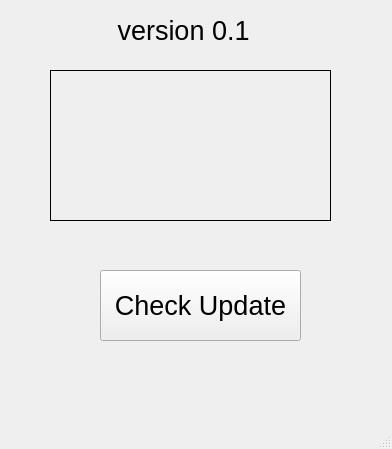
<?xml version="1.0" encoding="UTF-8"?>
<ui version="4.0">
 <class>MainWindow</class>
 <widget class="QMainWindow" name="MainWindow">
  <property name="geometry">
   <rect>
    <x>0</x>
    <y>0</y>
    <width>392</width>
    <height>449</height>
   </rect>
  </property>
  <property name="windowTitle">
   <string>MainWindow</string>
  </property>
  <widget class="QWidget" name="centralwidget">
   <widget class="QPushButton" name="pushButton">
    <property name="geometry">
     <rect>
      <x>100</x>
      <y>270</y>
      <width>201</width>
      <height>71</height>
     </rect>
    </property>
    <property name="font">
     <font>
      <pointsize>20</pointsize>
     </font>
    </property>
    <property name="text">
     <string>Check Update</string>
    </property>
   </widget>
   <widget class="QLabel" name="label">
    <property name="geometry">
     <rect>
      <x>50</x>
      <y>70</y>
      <width>281</width>
      <height>151</height>
     </rect>
    </property>
    <property name="font">
     <font>
      <pointsize>20</pointsize>
     </font>
    </property>
    <property name="frameShape">
     <enum>QFrame::Box</enum>
    </property>
    <property name="text">
     <string/>
    </property>
   </widget>
   <widget class="QLabel" name="label_2">
    <property name="geometry">
     <rect>
      <x>110</x>
      <y>10</y>
      <width>171</width>
      <height>41</height>
     </rect>
    </property>
    <property name="font">
     <font>
      <pointsize>20</pointsize>
     </font>
    </property>
    <property name="text">
     <string> version 0.1</string>
    </property>
   </widget>
  </widget>
  <widget class="QMenuBar" name="menubar">
   <property name="geometry">
    <rect>
     <x>0</x>
     <y>0</y>
     <width>392</width>
     <height>22</height>
    </rect>
   </property>
  </widget>
  <widget class="QStatusBar" name="statusbar"/>
 </widget>
 <resources/>
 <connections/>
</ui>
